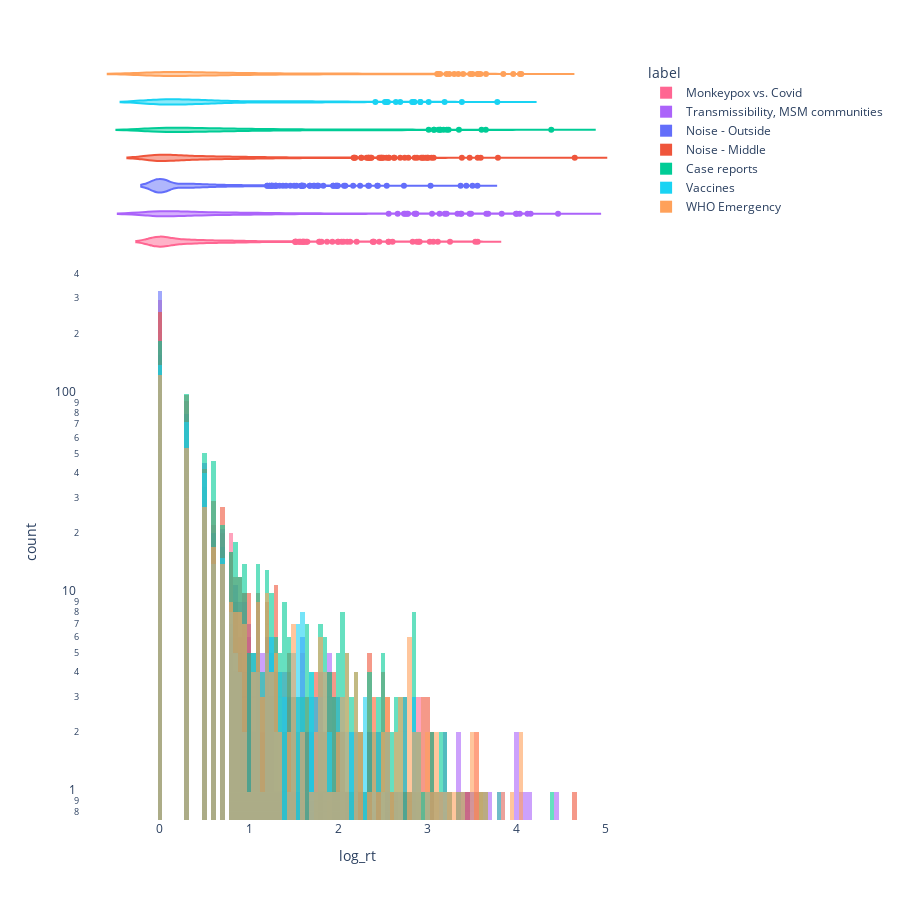

The notebook cell this image was saved under:
### Code cell
fig = px.histogram(sampled, 
                   x="log_rt", 
                   color="label",
                   opacity=0.6,
                   log_y=True,
                   marginal="violin",
                   color_discrete_map=color_map_l,
                  )

fig.update_layout(
    autosize=False,
    width=900,
    height=900,
)

fig.update_layout({
        'plot_bgcolor': 'rgba(0, 0, 0, 0)',
        'paper_bgcolor': 'rgba(0, 0, 0, 0)',
})

fig.update_layout(barmode='overlay')

fig.show()

### Figure 1 — Plotly figure (JSON) as saved in the notebook; plotly's stock layout.template omitted (floating-point values rounded to 4 significant figures; data arrays with more than 128 entries replaced by an {"elided": "..."} marker saying what was removed)
{"data": [{"alignmentgroup": "True", "bingroup": "x", "hovertemplate": "label=Monkeypox vs. Covid<br>log_rt=%{x}<br>count=%{y}<extra></extra>", "legendgroup": "Monkeypox vs. Covid", "marker": {"color": "#FF6692", "opacity": 0.6, "pattern": {"shape": ""}}, "name": "Monkeypox vs. Covid", "offsetgroup": "Monkeypox vs. Covid", "orientation": "v", "showlegend": true, "type": "histogram", "x": {"elided": "2893 float values"}, "xaxis": "x", "yaxis": "y"}, {"alignmentgroup": "True", "hovertemplate": "label=Monkeypox vs. Covid<br>log_rt=%{x}<extra></extra>", "legendgroup": "Monkeypox vs. Covid", "marker": {"color": "#FF6692"}, "name": "Monkeypox vs. Covid", "offsetgroup": "Monkeypox vs. Covid", "scalegroup": "x", "showlegend": false, "type": "violin", "x": {"elided": "2893 float values"}, "xaxis": "x2", "yaxis": "y2"}, {"alignmentgroup": "True", "bingroup": "x", "hovertemplate": "label=Transmissibility, MSM communities<br>log_rt=%{x}<br>count=%{y}<extra></extra>", "legendgroup": "Transmissibility, MSM communities", "marker": {"color": "#AB63FA", "opacity": 0.6, "pattern": {"shape": ""}}, "name": "Transmissibility, MSM communities", "offsetgroup": "Transmissibility, MSM communities", "orientation": "v", "showlegend": true, "type": "histogram", "x": {"elided": "2148 float values"}, "xaxis": "x", "yaxis": "y"}, {"alignmentgroup": "True", "hovertemplate": "label=Transmissibility, MSM communities<br>log_rt=%{x}<extra></extra>", "legendgroup": "Transmissibility, MSM communities", "marker": {"color": "#AB63FA"}, "name": "Transmissibility, MSM communities", "offsetgroup": "Transmissibility, MSM communities", "scalegroup": "x", "showlegend": false, "type": "violin", "x": {"elided": "2148 float values"}, "xaxis": "x2", "yaxis": "y2"}, {"alignmentgroup": "True", "bingroup": "x", "hovertemplate": "label=Noise - Outside<br>log_rt=%{x}<br>count=%{y}<extra></extra>", "legendgroup": "Noise - Outside", "marker": {"color": "#636EFA", "opacity": 0.6, "pattern": {"shape": ""}}, "name": "Noise - Outside", "offsetgroup": "Noise - Outside", "orientation": "v", "showlegend": true, "type": "histogram", "x": {"elided": "4559 float values"}, "xaxis": "x", "yaxis": "y"}, {"alignmentgroup": "True", "hovertemplate": "label=Noise - Outside<br>log_rt=%{x}<extra></extra>", "legendgroup": "Noise - Outside", "marker": {"color": "#636EFA"}, "name": "Noise - Outside", "offsetgroup": "Noise - Outside", "scalegroup": "x", "showlegend": false, "type": "violin", "x": {"elided": "4559 float values"}, "xaxis": "x2", "yaxis": "y2"}, {"alignmentgroup": "True", "bingroup": "x", "hovertemplate": "label=Noise - Middle<br>log_rt=%{x}<br>count=%{y}<extra></extra>", "legendgroup": "Noise - Middle", "marker": {"color": "#EF553B", "opacity": 0.6, "pattern": {"shape": ""}}, "name": "Noise - Middle", "offsetgroup": "Noise - Middle", "orientation": "v", "showlegend": true, "type": "histogram", "x": {"elided": "3095 float values"}, "xaxis": "x", "yaxis": "y"}, {"alignmentgroup": "True", "hovertemplate": "label=Noise - Middle<br>log_rt=%{x}<extra></extra>", "legendgroup": "Noise - Middle", "marker": {"color": "#EF553B"}, "name": "Noise - Middle", "offsetgroup": "Noise - Middle", "scalegroup": "x", "showlegend": false, "type": "violin", "x": {"elided": "3095 float values"}, "xaxis": "x2", "yaxis": "y2"}, {"alignmentgroup": "True", "bingroup": "x", "hovertemplate": "label=Case reports<br>log_rt=%{x}<br>count=%{y}<extra></extra>", "legendgroup": "Case reports", "marker": {"color": "#00CC96", "opacity": 0.6, "pattern": {"shape": ""}}, "name": "Case reports", "offsetgroup": "Case reports", "orientation": "v", "showlegend": true, "type": "histogram", "x": {"elided": "1921 float values"}, "xaxis": "x", "yaxis": "y"}, {"alignmentgroup": "True", "hovertemplate": "label=Case reports<br>log_rt=%{x}<extra></extra>", "legendgroup": "Case reports", "marker": {"color": "#00CC96"}, "name": "Case reports", "offsetgroup": "Case reports", "scalegroup": "x", "showlegend": false, "type": "violin", "x": {"elided": "1921 float values"}, "xaxis": "x2", "yaxis": "y2"}, {"alignmentgroup": "True", "bingroup": "x", "hovertemplate": "label=Vaccines<br>log_rt=%{x}<br>count=%{y}<extra></extra>", "legendgroup": "Vaccines", "marker": {"color": "#19D3F3", "opacity": 0.6, "pattern": {"shape": ""}}, "name": "Vaccines", "offsetgroup": "Vaccines", "orientation": "v", "showlegend": true, "type": "histogram", "x": {"elided": "1744 float values"}, "xaxis": "x", "yaxis": "y"}, {"alignmentgroup": "True", "hovertemplate": "label=Vaccines<br>log_rt=%{x}<extra></extra>", "legendgroup": "Vaccines", "marker": {"color": "#19D3F3"}, "name": "Vaccines", "offsetgroup": "Vaccines", "scalegroup": "x", "showlegend": false, "type": "violin", "x": {"elided": "1744 float values"}, "xaxis": "x2", "yaxis": "y2"}, {"alignmentgroup": "True", "bingroup": "x", "hovertemplate": "label=WHO Emergency<br>log_rt=%{x}<br>count=%{y}<extra></extra>", "legendgroup": "WHO Emergency", "marker": {"color": "#FFA15A", "opacity": 0.6, "pattern": {"shape": ""}}, "name": "WHO Emergency", "offsetgroup": "WHO Emergency", "orientation": "v", "showlegend": true, "type": "histogram", "x": {"elided": "1286 float values"}, "xaxis": "x", "yaxis": "y"}, {"alignmentgroup": "True", "hovertemplate": "label=WHO Emergency<br>log_rt=%{x}<extra></extra>", "legendgroup": "WHO Emergency", "marker": {"color": "#FFA15A"}, "name": "WHO Emergency", "offsetgroup": "WHO Emergency", "scalegroup": "x", "showlegend": false, "type": "violin", "x": {"elided": "1286 float values"}, "xaxis": "x2", "yaxis": "y2"}], "layout": {"autosize": false, "barmode": "overlay", "height": 900, "legend": {"title": {"text": "label"}, "tracegroupgap": 0}, "margin": {"t": 60}, "paper_bgcolor": "rgba(0, 0, 0, 0)", "plot_bgcolor": "rgba(0, 0, 0, 0)", "width": 900, "xaxis": {"anchor": "y", "domain": [0, 1], "title": {"text": "log_rt"}}, "xaxis2": {"anchor": "y2", "domain": [0, 1], "matches": "x", "showgrid": true, "showticklabels": false}, "yaxis": {"anchor": "x", "domain": [0, 0.7326], "title": {"text": "count"}, "type": "log"}, "yaxis2": {"anchor": "x2", "domain": [0.7426, 1], "matches": "y2", "showgrid": false, "showline": false, "showticklabels": false, "ticks": ""}}}
